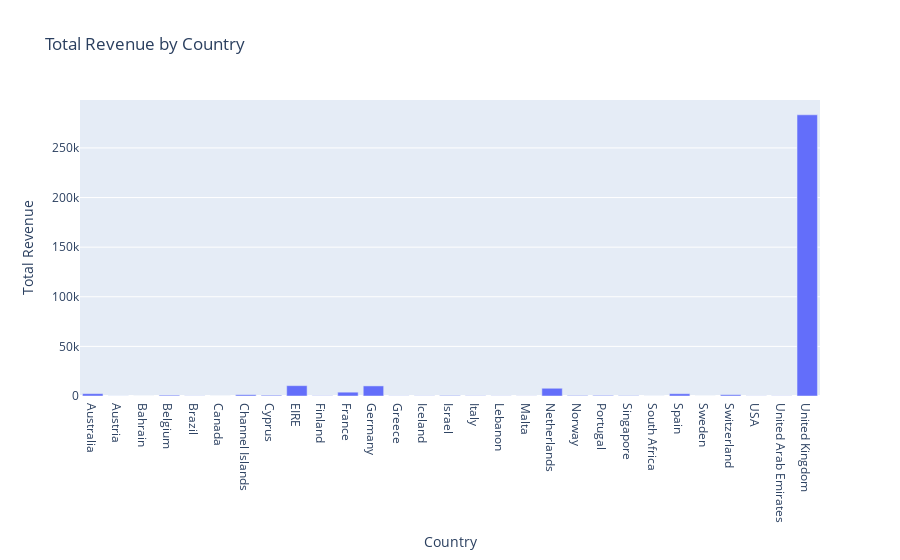

Write notebook code for a chart like this one.
### Code cell
#fig = px.bar(data5, 
             x=data5.index, 
             y='Revenue', 
             title='Total Revenue by Country',
             labels={'x': 'Country', 'Revenue': 'Total Revenue'})

#fig.show()

### Figure 1 — Plotly figure (JSON) as saved in the notebook; plotly's stock layout.template omitted (floating-point values rounded to 4 significant figures)
{"data": [{"alignmentgroup": "True", "hovertemplate": "Country=%{x}<br>Total Revenue=%{y}<extra></extra>", "legendgroup": "", "marker": {"color": "#636efa", "pattern": {"shape": ""}}, "name": "", "offsetgroup": "", "orientation": "v", "showlegend": false, "textposition": "auto", "type": "bar", "x": ["Australia", "Austria", "Bahrain", "Belgium", "Brazil", "Canada", "Channel Islands", "Cyprus", "EIRE", "Finland", "France", "Germany", "Greece", "Iceland", "Israel", "Italy", "Lebanon", "Malta", "Netherlands", "Norway", "Portugal", "Singapore", "South Africa", "Spain", "Sweden", "Switzerland", "USA", "United Arab Emirates", "United Kingdom"], "xaxis": "x", "y": [2375.0, 70.5, 25.5, 822.9, 175.2, 12.75, 1297.0, 789.7, 10410.0, 253.4, 3852.0, 10170.0, 175.2, 191.2, 557, 256.6, 153, 107.0, 7801.0, 536, 625.7, 371, 46.3, 2310.0, 20.8, 1324.0, 135.6, 153, 283400.0], "yaxis": "y"}], "layout": {"barmode": "relative", "legend": {"tracegroupgap": 0}, "title": {"text": "Total Revenue by Country"}, "xaxis": {"anchor": "y", "domain": [0, 1], "title": {"text": "Country"}}, "yaxis": {"anchor": "x", "domain": [0, 1], "title": {"text": "Total Revenue"}}}}
